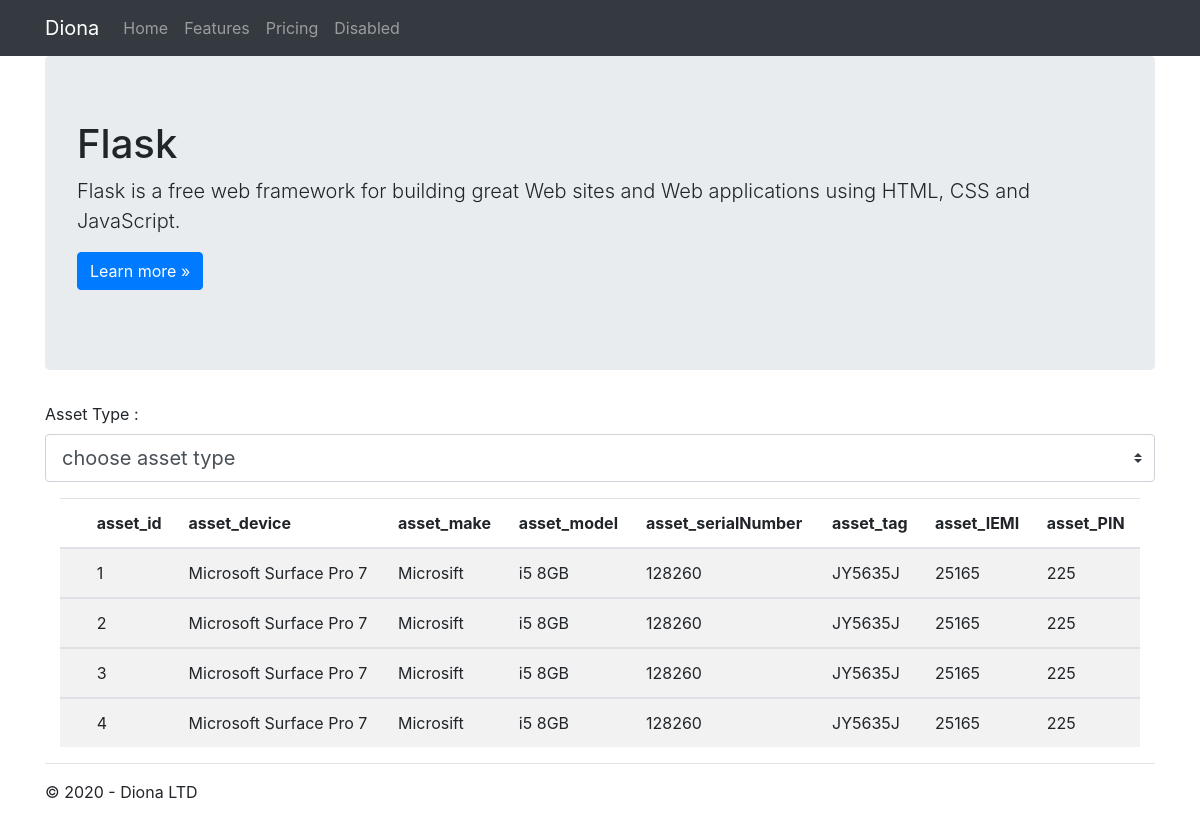
/userview/tablet, run on the app's committed database.
### tables this page shows
CREATE TABLE `AssetTablets` (
                                            `asset_id` integer,
                                            `asset_device` TEXT NULL,
                                            `asset_make` TEXT NULL,
                                            `asset_model` TEXT NULL,
                                            `asset_serialNumber` TEXT NULL,
                                            `asset_tag` TEXT NULL,
                                            `asset_IEMI` TEXT NOT NULL,
                                            `asset_PIN` TEXT NOT NULL,
                                            PRIMARY KEY (`asset_id`));

### app.py (the view)
@app.route('/userview/tablet')
def user_tablet():
    conn = sqlite3.connect(r"diona.db")
    results = conn.execute("SELECT * FROM AssetTablets")
    colNames = results.description
    """Renders the user page."""
    return render_template(
        'userview.html',
        title='User View',
        tableRows = results,
        headers = colNames,
        year=datetime.now().year
    )

### templates/userview.html (shortened to what this page needs)
{% extends "layout.html" %}
{% block content %}
<div class="jumbotron">
    <h1>Flask</h1>
    <p class="lead">Flask is a free web framework for building great Web sites and Web applications using HTML, CSS and JavaScript.</p>
    <p><a href="http://flask.pocoo.org/" class="btn btn-primary btn-large">Learn more &raquo;</a></p>
</div>
<div>
  <label for="searchBox1">Asset Type : </label>
  <select class="custom-select custom-select-lg mb-3" id="searchBox1" onchange="location = this.value;">
    <option selected> choose asset type </option>
  </select>
</div>
<div class = "container" >
  <table class="table table-striped">
    <thead>
      <tr>
        <th scope="row"></th>
        {%  for line in headers: %}
        <th> {{ line[0]}} </th>
        {% endfor %}
      </tr>
    </thead>
  {%  for line in tableRows: %}
    <tbody>
      <tr>
        <th scope="row"></th>
        {%  for x in line: %}
        <td>{{ x }}</td>
        {% endfor %}
      </tr>
    </tbody>
  {% endfor %}
  </table>
</div>
{% endblock %}

### templates/layout.html (shortened to what this page needs)
<!DOCTYPE html>
<html>
<head>
  <link rel="stylesheet" href="https://stackpath.bootstrapcdn.com/bootstrap/4.4.1/css/bootstrap.min.css"
>
</head>
<body>
  <nav class="navbar navbar-expand-lg navbar-dark bg-dark">
    <div class="container body-content">
    <a class="navbar-brand" href="#">Diona</a>
    <div class="collapse navbar-collapse" id="navbarNavAltMarkup">
      <div class="navbar-nav">
        <a class="nav-item nav-link" href="#">Home</a>
        <a class="nav-item nav-link" href="#">Features</a>
        <a class="nav-item nav-link" href="#">Pricing</a>
        <a class="nav-item nav-link" href="#">Disabled</a>
      </div>
    </div>
  </div>
  </nav>
  <div class="container body-content">
    {% block content %}{% endblock %}
    <hr />
    <footer>
      <p>&copy; {{ year }} - Diona LTD</p>
    </footer>
  </div>
</body>
</html>

### data on the page
AssetTablets: x "1", asset_device "Microsoft Surface Pro 7", asset_make "Microsift", asset_model "i5 8GB", asset_serialNumber "128260", asset_tag "JY5635J", asset_IEMI "25165", asset_PIN "225"
AssetTablets: x "2", asset_device "Microsoft Surface Pro 7", asset_make "Microsift", asset_model "i5 8GB", asset_serialNumber "128260", asset_tag "JY5635J", asset_IEMI "25165", asset_PIN "225"
AssetTablets: x "3", asset_device "Microsoft Surface Pro 7", asset_make "Microsift", asset_model "i5 8GB", asset_serialNumber "128260", asset_tag "JY5635J", asset_IEMI "25165", asset_PIN "225"
AssetTablets: x "4", asset_device "Microsoft Surface Pro 7", asset_make "Microsift", asset_model "i5 8GB", asset_serialNumber "128260", asset_tag "JY5635J", asset_IEMI "25165", asset_PIN "225"

### other printed values
{{ line[0] }} "asset_id" "asset_device" "asset_make" "asset_model" "asset_serialNumber" "asset_tag" "asset_IEMI" "asset_PIN"
